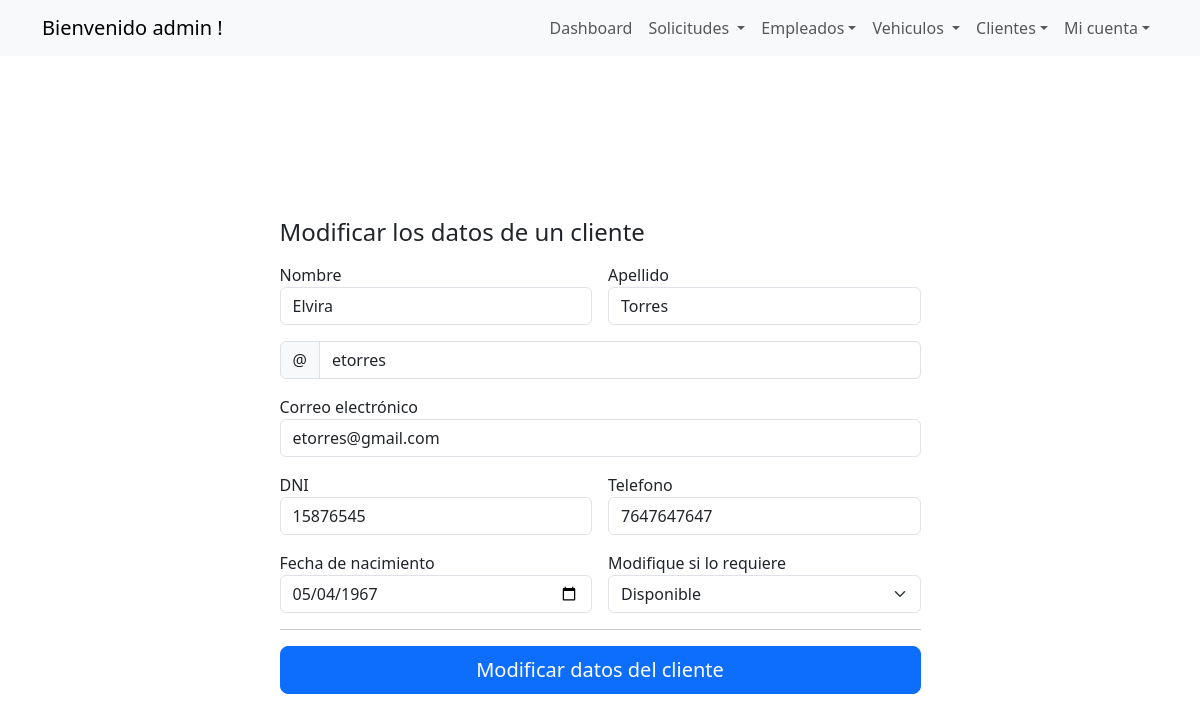
The app's page /clientes/49/ (signed in) with its own data.
### solicitudes/models.py (models this page shows, shortened)
class Usuario(AbstractUser):
    dni = models.CharField(max_length=8, unique=True)
    telefono = models.CharField(max_length=10)
    fecha_creacion = models.DateField(null=True)
    id_tipo_usuario = models.ForeignKey(TiposUsuario, on_delete=models.CASCADE)
    class Meta:
        verbose_name_plural = "Usuarios"

class Cliente(Usuario):
    fecha_nac = models.DateField(null=True)
    puntos = models.IntegerField(null=True)
    id_estado_cliente = models.ForeignKey(EstadosCliente, on_delete=models.CASCADE)
    usuario = models.OneToOneField(Usuario, on_delete=models.CASCADE, parent_link=True)
    class Meta:
        verbose_name_plural = "Clientes"

### solicitudes/views.py (the view, shortened to what this page needs)
# urls.py: path('clientes/<int:cliente_id>/', views.cliente_detalle, name='cliente_detalle'),
@login_required
def cliente_detalle(request, cliente_id):
    if request.method == "GET":
        cliente = get_object_or_404(Cliente, pk=cliente_id)
        estados = EstadosCliente.objects.all()
        return render(
            request,
            "clientes/cliente_detalle.html",
            {"cliente": cliente, "estados": estados},
        )

### solicitudes/templates/clientes/cliente_detalle.html (shortened to what this page needs)
{% extends 'base.html' %}
{% block content %}
<main class="container">
    <div class="row vh-100 d-flex justify-content-center align-items-center">
        <div class="col-md-7">
            <form action="{% url 'cliente_detalle' cliente.id %}" method="post" class="card-body">
                <h4 class="mb-3">Modificar los datos de un cliente</h4>
                <div class="row g-3">
                    <div class="col-sm-6">
                        <label for="first_name">Nombre</label>
                        <input type="text" name="first_name" class="form-control" value="{{cliente.first_name}}">
                    </div>
                    <div class="col-sm-6">
                        <label for="last_name">Apellido</label>
                        <input type="text" name="last_name" class="form-control" value="{{cliente.last_name}}">
                    </div>
                    <div class="input-group">
                        <span class="input-group-text" id="basic-addon1">@</span>
                        <input type="text" name="username" class="form-control" value="{{cliente.username}}">
                    </div>
                    <div class="col-12">
                        <label for="email">Correo electrónico</label>
                        <input type="email" name="email" class="form-control" value="{{cliente.email}}">
                    </div>
                    <div class="col-sm-6">
                        <label for="dni">DNI</label>
                        <input type="text" name="dni" class="form-control" value="{{cliente.dni}}">
                    </div>
                    <div class="col-sm-6">
                        <label for="telefono">Telefono</label>
                        <input type="text" name="telefono" class="form-control" value="{{cliente.telefono}}">
                    </div>
                    <div class="col-sm-6">
                        <label for="fecha_nac">Fecha de nacimiento</label>
                        <input type="date" name="fecha_nac" class="form-control"
                            value="{{cliente.fecha_nac | date:'Y-m-d'}}">
                    </div>
                    <div class="col-sm-6">
                        <label for="id_estado_cliente">Modifique si lo requiere</label>
                        <select name="id_estado_cliente" id="id_estado_cliente" class="form-select">
                            {% for estado in estados %}
                            {% if estado.id == empleado.id_estado_cliente.id %}
                            <option value="{{ estado.id }}" selected>{{ estado.descripcion }}</option>
                            {% else %}
                            <option value="{{ estado.id }}">{{ estado.descripcion }}</option>
                            {% endif %}
                            {% endfor %}
                        </select>
                    </div>
                </div>
                <hr>
                <button class="w-100 btn btn-primary btn-lg">
                    Modificar datos del cliente
                </button>
            </form>
        </div>
    </div>
</main>
{% endblock %}

### solicitudes/templates/base.html (shortened to what this page needs)
{% load static %}
<!DOCTYPE html>
<html lang="en">
<head>
  <link href="https://cdn.jsdelivr.net/npm/bootstrap@5.3.2/dist/css/bootstrap.min.css" rel="stylesheet"
 />
  <link rel="stylesheet" href="https://cdn.jsdelivr.net/npm/bootstrap-icons@1.11.1/font/bootstrap-icons.css">
  <link rel="stylesheet" href="https://cdn.datatables.net/1.13.6/css/dataTables.bootstrap5.min.css">
  <link rel="stylesheet" href="https://cdn.datatables.net/1.13.6/css/jquery.dataTables.min.css">
  <link rel="stylesheet" href="https://cdn.datatables.net/buttons/2.4.2/css/buttons.dataTables.min.css">
  <link rel="stylesheet" type="text/css" href="{% static 'css/styles.css' %}">
</head>
<body>
  <nav class="navbar navbar-expand-lg bg-body-tertiary bg-dark text-white">
    <div class="container">
      {% if user.is_authenticated %}
        <a class="navbar-brand" href="#">
          Bienvenido {{ request.session.username }} !
        </a>
      {% endif %}
      <div class="collapse navbar-collapse" id="navbarNav">
        <ul class="navbar-nav ms-auto">
          {% if user.is_authenticated %}
            <li class="nav-item"><a class="nav-link" href="/dashboard/" role="button">Dashboard</a></li>
            <li class="nav-item dropdown">
              <a class="nav-link dropdown-toggle" href="#" role="button" data-bs-toggle="dropdown" aria-expanded="false">
              Solicitudes
              </a>
            </li>
            {% if user.is_superuser %}
              <li class="nav-item dropdown">
                <a class="nav-link dropdown-toggle" href="#" role="button" data-bs-toggle="dropdown"
                  aria-expanded="false">Empleados</a>
              </li>
            {% endif %}
            {% if user.is_staff %}
            <li class="nav-item dropdown">
              <a class="nav-link dropdown-toggle" href="#" role="button" data-bs-toggle="dropdown" aria-expanded="false">
                Vehiculos
              </a>
            </li>
            <li class="nav-item dropdown">
              <a class="nav-link dropdown-toggle" href="#" role="button" data-bs-toggle="dropdown"
                aria-expanded="false">Clientes</a>
            </li>
            {% endif %}
            <li class="nav-item dropdown">
              <a class="nav-link dropdown-toggle" href="#" role="button" data-bs-toggle="dropdown"
                aria-expanded="false">Mi cuenta</a>
            </li>
          {% else %}
            <li class="nav-item"><a class="nav-link" href="/signup/">Registrarse</a></li>
            <li class="nav-item"><a class="nav-link" href="/signin/">Iniciar sesion</a></li>
          {% endif %}
        </ul>
      </div>
    </div>
  </nav>
  {% block content %}
  {% endblock %}
</body>
</html>

### records on screen
Usuario: session.username "admin"
Usuario: first_name "Elvira", last_name "Torres", username "etorres", email "etorres@gmail.com", dni "15876545", telefono "7647647647"
Cliente: fecha_nac "05/04/1967"

### other values on screen
form field id_estado_cliente "Disponible"
